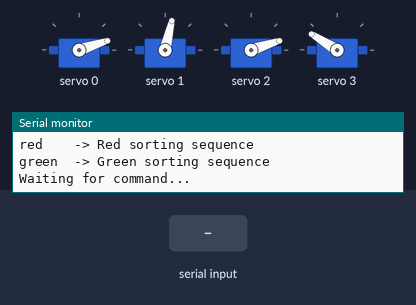
The sketch below on a simulated ESP32. Shown: 4 × servo, the last lines printed to the serial monitor. Inputs (shaded band) come from the test bench.

Above: at 4.2 s.
4.3 s: "check\n" received over Serial
At 4.9 s:
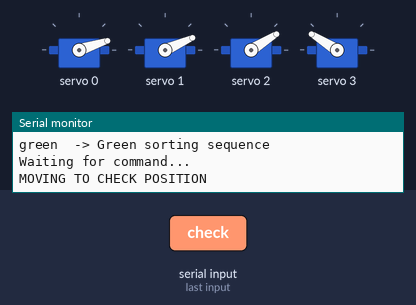
5.8 s: "red\n" received over Serial
At 9.5 s:
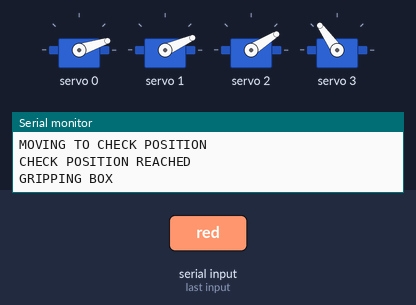
14.3 s: "green\n" received over Serial
At 19.9 s:
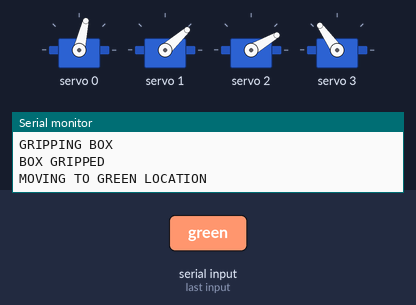
Timing chart, 0 to 23.9 s (numbered marks = the images above; inputs shaded):
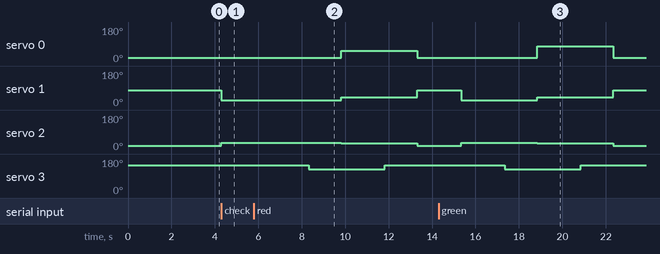

The sketch:

color_sort_1.ino
```cpp
#include <Wire.h>
#include <Adafruit_PWMServoDriver.h>

Adafruit_PWMServoDriver pwm = Adafruit_PWMServoDriver(0x40);


// =====================================================
// PCA9685 CHANNELS
// =====================================================

#define Q1  0   // Base
#define Q2  1   // Shoulder 1
#define Q3  2   // Shoulder 2
#define Q4  3   // Gripper


// =====================================================
// PWM SETTINGS
// =====================================================

#define SERVOMIN 150
#define SERVOMAX 600


// =====================================================
// ANGLE → PWM
// =====================================================

int angleToPulse(int angle)
{
  return map(angle, 0, 180, SERVOMIN, SERVOMAX);
}


// =====================================================
// SET SERVO
// =====================================================

void setServo(int channel, int angle)
{
  angle = constrain(angle, 0, 180);

  int pulse = angleToPulse(angle);

  pwm.setPWM(channel, 0, pulse);
}


// =====================================================
// MOVE ARM TO POSITION
// =====================================================

void moveToPosition(int q1, int q2, int q3, int q4)
{
  setServo(Q1, q1);
  setServo(Q2, q2);
  setServo(Q3, q3);
  setServo(Q4, q4);
}


// =====================================================
// START POSITION
// =====================================================
//
// START:
//
// Q1 = 0
// Q2 = 50
// Q3 = 0
// Q4 = 110
//
// CHANGE THESE VALUES HERE IF YOU WANT TO CHANGE
// THE STARTING POSITION.
// =====================================================

void startPosition()
{
  Serial.println();
  Serial.println("MOVING TO START POSITION");

  moveToPosition(0, 50, 0, 110);

  delay(2000);

  Serial.println("START POSITION REACHED");
}


// =====================================================
// CHECK POSITION
// =====================================================
//
// CHECK:
//
// Q1 = 0
// Q2 = 5
// Q3 = 12
// Q4 = 110
//
// This is the position where the arm searches for
// / checks the coloured box.
// =====================================================

void checkPosition()
{
  Serial.println();
  Serial.println("MOVING TO CHECK POSITION");

  moveToPosition(0, 5, 12, 110);

  delay(2000);

  Serial.println("CHECK POSITION REACHED");
}


// =====================================================
// GRIP BOX
// =====================================================
//
// GRIP:
//
// Q1 = 0
// Q2 = 5
// Q3 = 12
// Q4 = 90
//
// Q4 changes from 110 → 90 to close the gripper.
// =====================================================

void gripBox()
{
  Serial.println();
  Serial.println("GRIPPING BOX");

  moveToPosition(0, 5, 12, 90);

  delay(1500);

  Serial.println("BOX GRIPPED");
}


// =====================================================
// RED SORTING
// =====================================================
//
// RED HOLDING POSITION:
//
// Q1 = 30
// Q2 = 20
// Q3 = 10
// Q4 = 90
//
// RED RELEASE POSITION:
//
// Q1 = 30
// Q2 = 20
// Q3 = 10
// Q4 = 110
// =====================================================

void sortRed()
{
  Serial.println();
  Serial.println("MOVING TO RED LOCATION");

  // Carry box to RED location
  moveToPosition(30, 20, 10, 90);

  delay(2000);

  Serial.println("RED LOCATION REACHED");

  // Release box
  Serial.println("RELEASING RED BOX");

  moveToPosition(30, 20, 10, 110);

  delay(1500);

  Serial.println("RED BOX RELEASED");
}


// =====================================================
// GREEN SORTING
// =====================================================
//
// GREEN HOLDING POSITION:
//
// Q1 = 50
// Q2 = 20
// Q3 = 10
// Q4 = 90
//
// GREEN RELEASE POSITION:
//
// Q1 = 50
// Q2 = 20
// Q3 = 10
// Q4 = 110
// =====================================================

void sortGreen()
{
  Serial.println();
  Serial.println("MOVING TO GREEN LOCATION");

  // Carry box to GREEN location
  moveToPosition(50, 20, 10, 90);

  delay(2000);

  Serial.println("GREEN LOCATION REACHED");

  // Release box
  Serial.println("RELEASING GREEN BOX");

  moveToPosition(50, 20, 10, 110);

  delay(1500);

  Serial.println("GREEN BOX RELEASED");
}


// =====================================================
// RED SORTING SEQUENCE
// =====================================================
//
// CHECK
//   ↓
// GRIP
//   ↓
// RED
//   ↓
// RELEASE
//   ↓
// START
// =====================================================

void redSequence()
{
  Serial.println();
  Serial.println("==============================");
  Serial.println("RED SORTING SEQUENCE");
  Serial.println("==============================");

  checkPosition();

  gripBox();

  sortRed();

  startPosition();

  Serial.println();
  Serial.println("RED SORTING COMPLETE");
}


// =====================================================
// GREEN SORTING SEQUENCE
// =====================================================
//
// CHECK
//   ↓
// GRIP
//   ↓
// GREEN
//   ↓
// RELEASE
//   ↓
// START
// =====================================================

void greenSequence()
{
  Serial.println();
  Serial.println("==============================");
  Serial.println("GREEN SORTING SEQUENCE");
  Serial.println("==============================");

  checkPosition();

  gripBox();

  sortGreen();

  startPosition();

  Serial.println();
  Serial.println("GREEN SORTING COMPLETE");
}


// =====================================================
// SETUP
// =====================================================

void setup()
{
  Serial.begin(115200);

  // ESP32 I2C
  Wire.begin(21, 22);

  // PCA9685
  pwm.begin();
  pwm.setPWMFreq(50);

  delay(1000);


  // ===================================================
  // ALWAYS INITIALIZE AT START
  // ===================================================

  startPosition();


  // ===================================================
  // SERIAL CONTROL
  // ===================================================

  Serial.println();
  Serial.println("==============================");
  Serial.println("COLOR SORTING READY");
  Serial.println("==============================");

  Serial.println();

  Serial.println("Available commands:");

  Serial.println("start  -> 0,50,0,110");
  Serial.println("check  -> 0,5,12,110");
  Serial.println("red    -> Red sorting sequence");
  Serial.println("green  -> Green sorting sequence");

  Serial.println();

  Serial.println("Waiting for command...");
}


// =====================================================
// LOOP
// =====================================================

void loop()
{
  if (Serial.available())
  {
    String input = Serial.readStringUntil('\n');

    input.trim();

    input.toLowerCase();


    // =================================================
    // START COMMAND
    // =================================================

    if (input == "start")
    {
      startPosition();
    }


    // =================================================
    // CHECK COMMAND
    // =================================================

    else if (input == "check")
    {
      checkPosition();
    }


    // =================================================
    // RED COMMAND
    // =================================================

    else if (input == "red")
    {
      redSequence();
    }


    // =================================================
    // GREEN COMMAND
    // =================================================

    else if (input == "green")
    {
      greenSequence();
    }


    // =================================================
    // INVALID COMMAND
    // =================================================

    else
    {
      Serial.println();
      Serial.println("ERROR: Unknown command.");

      Serial.println();

      Serial.println("Available commands:");

      Serial.println("start");
      Serial.println("check");
      Serial.println("red");
      Serial.println("green");

      Serial.println();
    }


    Serial.println();
    Serial.println("Waiting for next command...");
    Serial.println();
  }
}
```

Measured:
- after the input at 4.3 s, servo 1: 77° → 24° at once; servo 2: 18° → 32° at once
- after the input at 5.8 s, servo 0: 18° → 54° after 4.0 s, → 18° 3.5 s later; servo 1: 24° → 42° after 4.0 s, → 77° 3.5 s later; servo 2: 32° → 30° after 4.0 s, → 18° 3.5 s later; servo 3: 148° → 125° after 2.5 s, → 148° 3.5 s later
- after the input at 14.3 s, servo 0: 18° → 77° after 4.5 s, → 18° 3.5 s later; servo 1: 77° → 24° after 1.0 s, → 42° 3.5 s later, → 77° 3.5 s later; servo 2: 18° → 32° after 1.0 s, → 30° 3.5 s later, → 18° 3.5 s later; servo 3: 148° → 125° after 3.0 s, → 148° 3.5 s later
